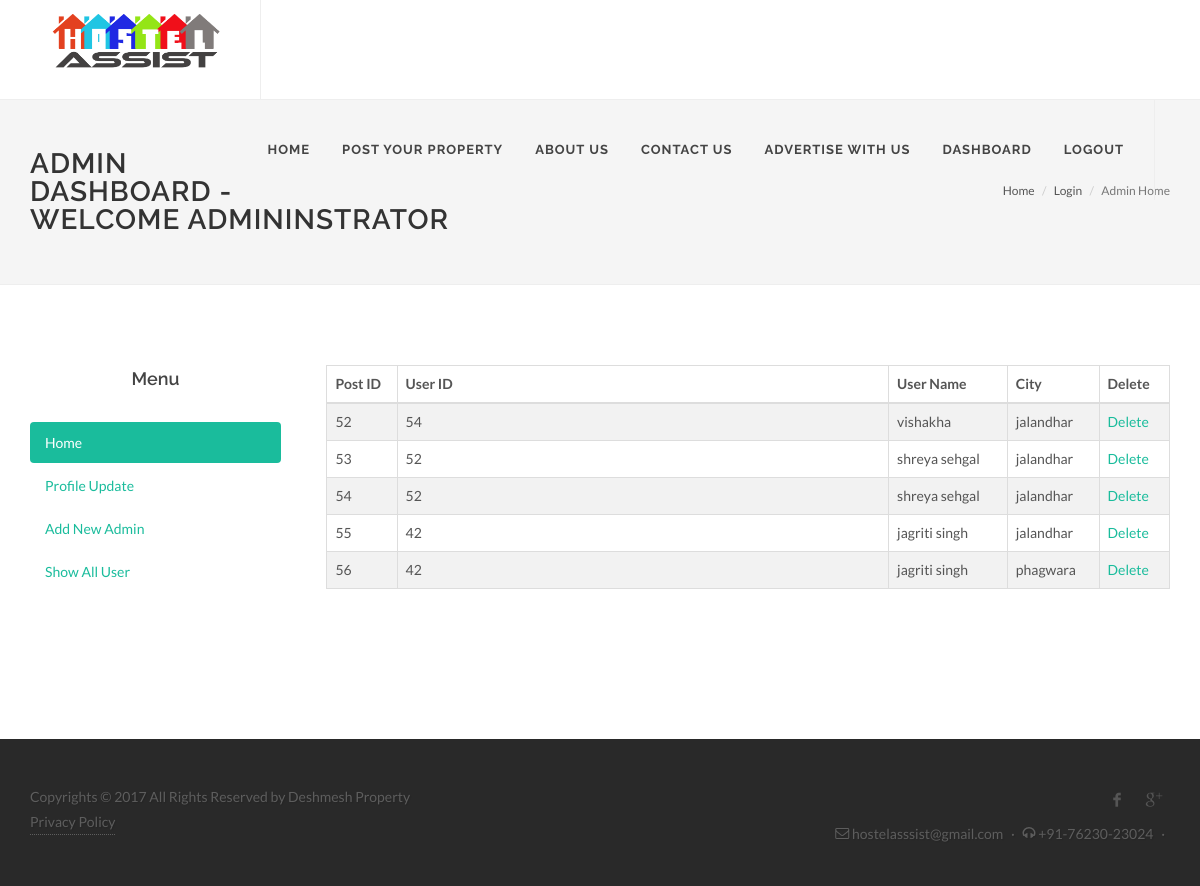
/admindashboard.php (signed in), run on the app's committed database.
### tables this page shows
CREATE TABLE IF NOT EXISTS `users` (
  `id` int(10) unsigned NOT NULL AUTO_INCREMENT,
  `role_id` int(10) unsigned NOT NULL DEFAULT '2',
  `name` varchar(255) DEFAULT NULL,
  `email` varchar(255) NOT NULL,
  `mobile` varchar(25) NOT NULL,
  `password` varchar(255) NOT NULL,
  `status` tinyint(1) NOT NULL DEFAULT '1',
  `ver_code` varchar(200) DEFAULT NULL,
  `verified` int(2) NOT NULL DEFAULT '0',
  `created` datetime DEFAULT CURRENT_TIMESTAMP,
  `passwordreset` varchar(100) DEFAULT NULL,
  `modified` datetime DEFAULT CURRENT_TIMESTAMP ON UPDATE CURRENT_TIMESTAMP,
  PRIMARY KEY (`id`),
  UNIQUE KEY `email` (`email`),
  UNIQUE KEY `mobile` (`mobile`),
  KEY `role_id` (`role_id`)
);

CREATE TABLE IF NOT EXISTS `houses` (
  `post_id` int(10) NOT NULL AUTO_INCREMENT,
  `user_id` int(10) unsigned NOT NULL,
  `type` tinyint(2) NOT NULL,
  `availablemonth` tinyint(2) NOT NULL,
  `address` varchar(200) NOT NULL,
  `city` varchar(35) NOT NULL,
  `furnished` tinyint(2) NOT NULL,
  `bedroom` tinyint(2) NOT NULL DEFAULT '0',
  `kitchen` tinyint(2) NOT NULL DEFAULT '0',
  `washroom` tinyint(2) NOT NULL DEFAULT '0',
  `ac` tinyint(2) NOT NULL DEFAULT '0',
  `cooler` tinyint(2) NOT NULL DEFAULT '0',
  `fridge` tinyint(2) NOT NULL DEFAULT '0',
  `wifi` tinyint(2) NOT NULL DEFAULT '0',
  `waterpurifier` tinyint(2) NOT NULL DEFAULT '0',
  `geyser` tinyint(2) NOT NULL DEFAULT '0',
  `inverter` tinyint(2) NOT NULL DEFAULT '0',
  `tv` tinyint(2) NOT NULL DEFAULT '0',
  `parking` tinyint(2) NOT NULL DEFAULT '0',
  `security` tinyint(2) NOT NULL DEFAULT '0',
  `other` varchar(200) NOT NULL,
  `image1` text NOT NULL,
  `image2` text NOT NULL,
  `image3` text NOT NULL,
  `image4` text NOT NULL,
  `showaddress` tinyint(2) NOT NULL DEFAULT '0',
  `price` int(10) NOT NULL,
  `status` tinyint(2) NOT NULL DEFAULT '1',
  `created` datetime NOT NULL DEFAULT CURRENT_TIMESTAMP,
  `modified` datetime NOT NULL DEFAULT CURRENT_TIMESTAMP ON UPDATE CURRENT_TIMESTAMP,
  `pincode` int(11) NOT NULL,
  PRIMARY KEY (`post_id`),
  KEY `user_id` (`user_id`)
);

### admindashboard.php (the view, shortened to what this page needs)
<?php require_once('header.php'); ?>
		<?php
	require 'databaseconfig.php';
	try {
    $conn = new PDO("mysql:host=$servername;dbname=$dbname", $username, $password);
    $conn->setAttribute(PDO::ATTR_ERRMODE, PDO::ERRMODE_EXCEPTION);
    $stmt = $conn->prepare("SELECT post_id,user_id,city,users.name FROM houses,users where houses.user_id=users.id && houses.status=1");
    $stmt->execute();
    $row=$stmt->fetchAll();
		}
	catch(PDOException $e) {
    	echo "Error: " . $e->getMessage();
    }
    $query="SELECT name FROM users where id=".$_SESSION['id'];
 	$stmt = $conn->prepare("$query");
    $stmt->execute();
    $ans=$stmt->fetchAll();
   ?>
		<section id="page-title">
			<div class="container clearfix">
				<h1>Admin Dashboard - Welcome <?php echo $ans[0][0]; ?></h1>
				<ol class="breadcrumb">
					<li><a href="index.php">Home</a></li>
					<li><a href="login-register.php">Login</a></li>
					<li class="active">Admin Home</li>
				</ol>
			</div>
		</section>
		<section id="content">
			<div class="content-wrap">
				<div class="container clearfix">
					<div class="col_one_fourth">
					<h4 align="center">Menu</h4>
					<ul class="nav nav-pills nav-stacked" style="max-width: 300px;">
					<li class="active"><a href="admindashboard.php">Home</a></li>
					<li><a href="update-admin-profile.php">Profile Update</a></li>
					<li><a href="add-new-admin.php">Add New Admin</a></li>
					<li><a href="show-all-users.php">Show All User</a></li>
					</ul>
					</div>
					<div class="col_three_fourth col_last">
					<div class="table-responsive">
							<table class="table table-bordered table-striped">
							  <colgroup>
								<col class="col-xs-1">
								<col class="col-xs-7">
							  </colgroup>
							  <thead>
								<tr>
								  <th>Post ID</th>
								  <th>User ID</th>
								  <th>User Name</th>
								  <th>City </th>
								  <th>Delete</th>
								</tr>
							  </thead>
							  <tbody>
							  <?php $counter=0 ?>
							  <?php foreach ($row as $key =>$value) : ?>
							  <tr>
							  <td><?php echo $row[$counter][0];?></td>
							  <td><?php echo $row[$counter][1];?></td>
							  <td><?php echo $row[$counter][3];?></td>
							  <td><?php echo $row[$counter][2];?></td>
							  <td><a href=<?php echo '"deletepost.php?id='.$row[$counter][0].'"'; ?>>Delete</a></td>
									<?php $counter++;?>
							  </tr>
							  <?php  endforeach; ?>
							  </tbody>
							  </table>
					</div>
			</div>
				</div>
		</section>
		<?php require_once('footer.php'); ?>

### header.php (shortened to what this page needs)
<!DOCTYPE html>
<html dir="ltr" lang="en-US">
<head>
	<link rel="stylesheet" href="css/bootstrap.css" type="text/css" />
	<link rel="stylesheet" href="style.css" type="text/css" />
	<link rel="stylesheet" href="css/swiper.css" type="text/css" />
	<link rel="stylesheet" href="css/dark.css" type="text/css" />
	<link rel="stylesheet" href="css/font-icons.css" type="text/css" />
	<link rel="stylesheet" href="css/animate.css" type="text/css" />
	<link rel="stylesheet" href="css/magnific-popup.css" type="text/css" />
	<link rel="stylesheet" href="css/responsive.css" type="text/css" />
</head>
<body class="stretched">
	<div id="wrapper" class="clearfix">
		<header id="header" class="full-header">
			<div id="header-wrap">
				<div class="container clearfix">
					<div id="logo">
						<a href="index.php" class="standard-logo" data-dark-logo="images/logo-dark.png"><img src="images/logo.png" alt="HostelAssist Logo"></a>
					</div>
		<?php
	require 'databaseconfig.php';
	$roleid=NULL;
if(isset($_SESSION['id'])){
	try {
    $conn = new PDO("mysql:host=$servername;dbname=$dbname", $username, $password);
    $conn->setAttribute(PDO::ATTR_ERRMODE, PDO::ERRMODE_EXCEPTION);
    $query="SELECT role_id FROM users where id='".$_SESSION['id']."'";
    $stmt = $conn->prepare("$query");
    $stmt->execute();
    $row=$stmt->fetchAll();
    $roleid= $row[0][0];
		}
	catch(PDOException $e) {
    	echo "Error: " . $e->getMessage();
    }
}
?>
					<nav id="primary-menu">
						<ul>
							<li ><a href="index.php"><div>Home</div></a>
							<li><a href="process-steps.php"><div>Post Your Property</div></a>
							</li>
							<li ><a href="about-us.php"><div>About Us</div></a>
							</li>
							<li ><a href="contact-us.php"><div>Contact Us</div></a>
							</li>
							<li><a href="advertise-with-us.php"><div>Advertise with Us</div></a>
							</li>
							<?php if(isset($_SESSION['id'])){ if($roleid==1) {echo "<li class='mega-menu'><a href="."'admindashboard.php'".">Dashboard</a></li>";echo '<li class="mega-menu"> <a href="logout.php">Logout</a></li>';} else{ echo "<li class='mega-menu'><a href="."'dashboard.php'".">Dashboard</a></li>";echo '<li class="mega-menu"> <a href="logout.php">Logout</a></li>';}} else{echo '<li class="mega-menu"><a href="login-register.php" ><div>Login/Register</div></a></li>'; } ?>
							</li>
						</ul>
					</nav>
				</div>
			</div>
		</header>

### footer.php (shortened to what this page needs)
<footer id="footer" class="dark">
			<div id="copyrights">
				<div class="container clearfix">
					<div class="col_half">
						Copyrights &copy; 2017 All Rights Reserved by Deshmesh Property<br>
						<div class="copyright-links"> <a href="privacy-policy.php">Privacy Policy</a></div>
					</div>
					<div class="col_half col_last tright">
						<div class="fright clearfix">
							<a href="www.facebook.com/hostelassis" class="social-icon si-small si-borderless si-facebook">
								<i class="icon-facebook"></i>
								<i class="icon-facebook"></i>
							</a>
							<a href="https://plus.google.com/115381519698185048084" class="social-icon si-small si-borderless si-gplus">
								<i class="icon-gplus"></i>
								<i class="icon-gplus"></i>
							</a>
						</div>
						<i class="icon-envelope2"></i> hostelasssist@gmail.com <span class="middot">&middot;</span> <i class="icon-headphones"></i> +91-76230-23024 <span class="middot">&middot;</span>
					</div>
				</div>
			</div>
		</footer>
	</div>
</body>
</html>

### css/dark.css (style rules this page uses)
.dark, .dark h1, .dark h2, .dark h3, .dark h4, .dark h5, .dark h6 { color: #EEE; }
.dark .social-icon { color: #DDD !important; border-color: #DDD; }
.dark #footer .social-icon.si-borderless, #footer.dark .social-icon.si-borderless { color: #555 !important; }
.dark .social-icon i:last-child { color: #FFF !important; }
#footer.dark, .dark #footer { background-color: #333; color: #CCC; border-top-color: rgba(0,0,0,0.2); }
.dark #copyrights { background-color: rgba(0,0,0,0.2); color: rgba(255,255,255,0.25); text-shadow: 1px 1px 1px rgba(0,0,0,0.1); }
.dark .copyright-links a { color: rgba(255,255,255,0.25); border-bottom-color: rgba(255,255,255,0.25); }
.dark .table-striped > tbody > tr:nth-child(odd) > td, .dark .table-striped > tbody > tr:nth-child(odd) > th, .table-striped > tbody > tr:nth-child(odd) { background-color: rgba(0,0,0,0.05); }

### data on the page
users: name "ADMININSTRATOR"
houses: post_id "52", user "54", user.name "vishakha", city "jalandhar"
houses: post_id "53", user "52", user.name "shreya sehgal", city "jalandhar"
houses: post_id "54", user "52", user.name "shreya sehgal", city "jalandhar"
houses: post_id "55", user "42", user.name "jagriti singh", city "jalandhar"
houses: post_id "56", user "42", user.name "jagriti singh", city "phagwara"
